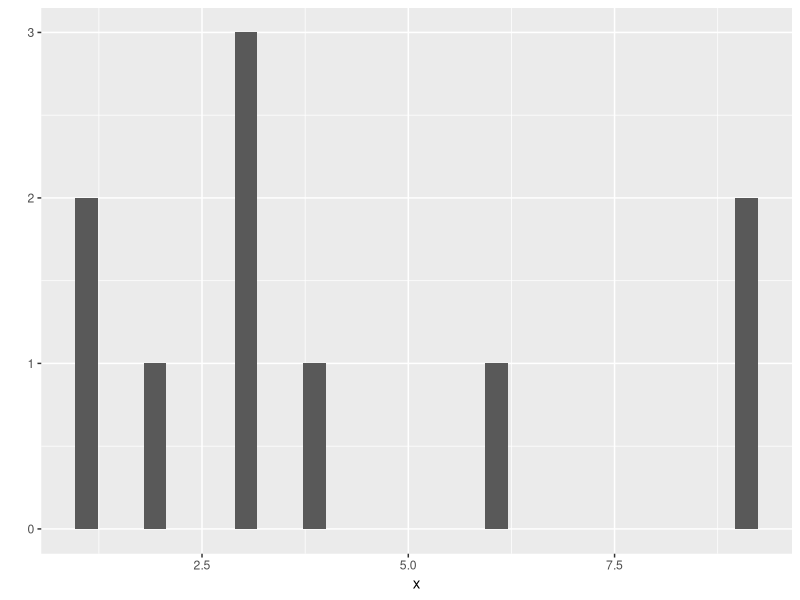
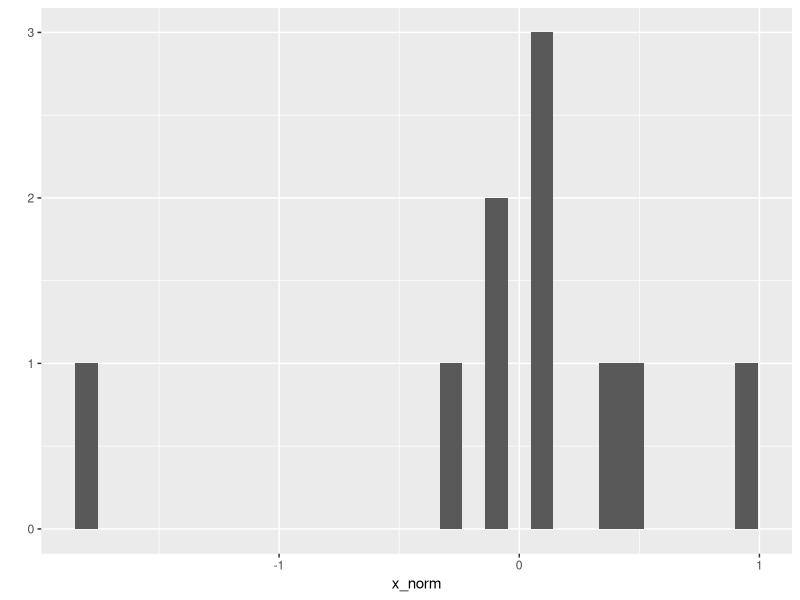

These figures' R source, in order: (Note: this script raises an error after producing the figures.)
#####################################################
# RUG - Confidence intervals and hypothesis testing
# Yuxiao Luo
# 2022 Fall 

######################
# concepts refresher: https://www.khanacademy.org/math/statistics-probability

library(tidyverse)

# Normal distribution pdf (probability density function)
dnorm(0)
# Normal distribution cdf (cumulative density function)
pnorm(0)

######################
# one normal mean 

x <- c(1,4,2,3,6,9,1,3,9,3)
x_norm <- rnorm(10, mean = 0 ,sd = 1)

qplot(x)
qplot(x_norm)

# reject null hypothesis -> true mean is not equal to 0
t.test(x, conf.level = .99)

# accept null hypothesis -> true mean is equal to 0
t.test(x_norm, conf.level = .99)

# output T-test table
library(broom) # to use tidy()

# output 
# csv file is exported to the folder named output
t.test(x, conf.level = .99) %>% 
  tidy() %>%  
  rename(Variable = estimate, 
         Sample_Mean = estimate, 
         t_statistic = statistic,
         df = parameter) %>% 
  write_csv("output/Ttest.csv")

# we can change conf.level to any confidence level (default is .95) 
# change it to .99
t.test(x, conf.level = .99)

###################################
# Change hypothesis
# Previous hypothesis: H0: mu = 0 against H1: mu != 0
# 1. We can change hypothesized value under the null to some value not 0 
#   by changing argument "mu" of t.test to another number
# 2. We can change the alternative from "two.sided" to "less than" or "greater than"
#   by changing "alternative" to "less" or "greater"

# H0: mu = 5 against mu != 5
t.test(x, mu = 5, alternative = 'less')


#################################
# 2 independent normal means

# data: A sample of 40 individuals 
# 20 of them assigned to new treatment
# 20 of them the current treatment 
# Scale of outcome: 0 - 100. 0 means bad, 100 means good. 

# read the csv data in data folder
pharma <- read_csv('data/pharma.csv')

summary(pharma)

# boxplot of 2 groups
ggplot(pharma, aes(x = group, y = outcome)) + geom_point() + geom_boxplot()

# histogram of outcomes 
ggplot(pharma) + aes(x = outcome) + geom_histogram()

# histograms of outcomes by groups
# use facet_grid()

ggplot(pharma) + 
  aes(x = outcome) +
  geom_histogram() + 
  facet_grid(group ~.)

# Q: if the population menas of health outcomes are different at 
# significance level of 1%
phar_test <- t.test(outcome ~ group, conf.level = .99, data = pharma)
phar_test

# generate the Hypothesis table
phar_test %>% 
  tidy() %>% 
  rename(Variable = estimate, 
         Mean_Current = estimate1, 
         Mean_New = estimate2,
         t_statistic = statistic,
         df = parameter) %>% 
  mutate(Variable = "Group")

# Conclusion:
# 1. Treatments significantly different at 0.01 significance level
# 2. Not recommend new drug, new treatment significantly worse than current one

###############################
# One proportion 
# https://vicpena.github.io/sta9750/basicinference.pdf










